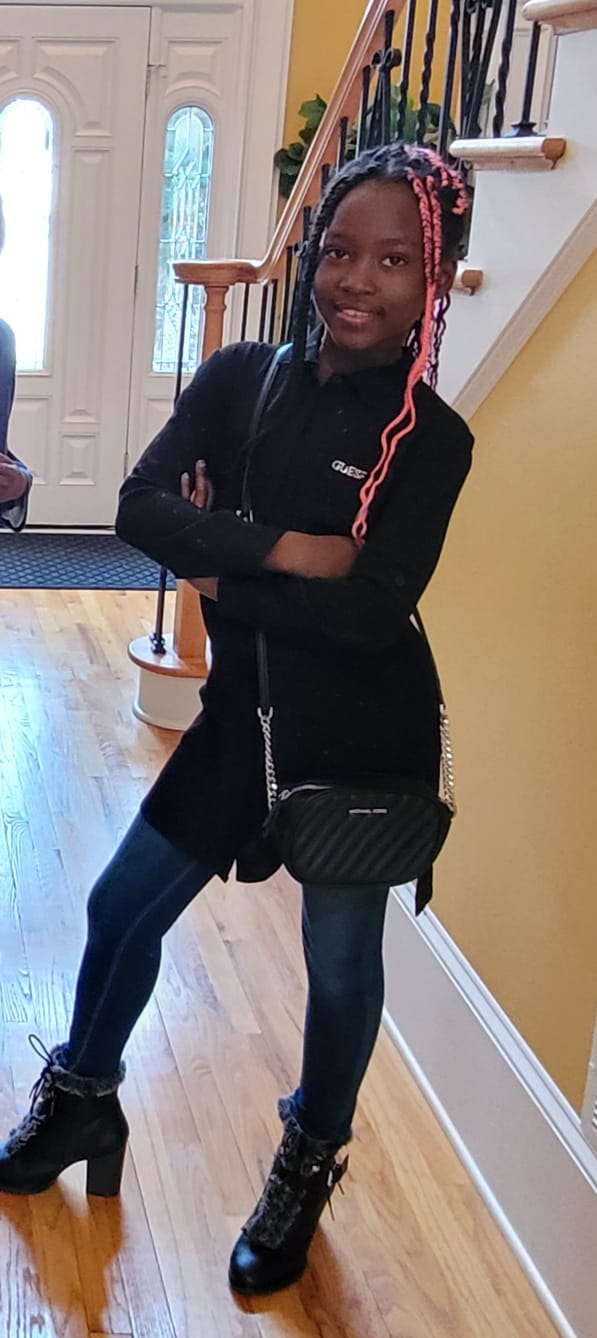
#> input picture test/michelle.jpeg, 597 x 1338 px
$ python Image_SVD.py
#> lines starting #> are read from the running program, lines starting #| are printed output that depends on the picture

from matplotlib.image import imread
import matplotlib.pyplot as plt
import numpy as np
import os

plt.rcParams['figure.figsize'] = [16, 8]

A = imread('../test/michelle.jpeg')
#> A is the input picture: shape (1338, 597, 3); mean R, G, B 133.7, 122.9, 119


def plot_image(image, image_title, plot_type='image', singular_values=None, singular_val_cumm = None):
    """

    :param image:
    :param image_title:
    :param plot_type:
    :param singular_values:
    :param singular_val_cumm:
    :return:jpeg -> low rank image
    """

    if plot_type == 'image':
        img = plt.imshow(256 - image)
        img.set_cmap('gray')
        plt.axis('off')
    elif plot_type == 'singular_values':
        plt.figure(1)
        plt.semilogy(singular_values)

        plt.figure(2)
        plt.plot(np.cumsum(singular_values / np.sum(singular_values)))

    plt.title(f'{image_title}')
    plt.show()


def decompose(image):
    """

    :param image: jpeg -> image to decompose
    :return: tuple -> tuple of matrices
    """
    image = np.mean(image, -1) # convert RGB to grayscale
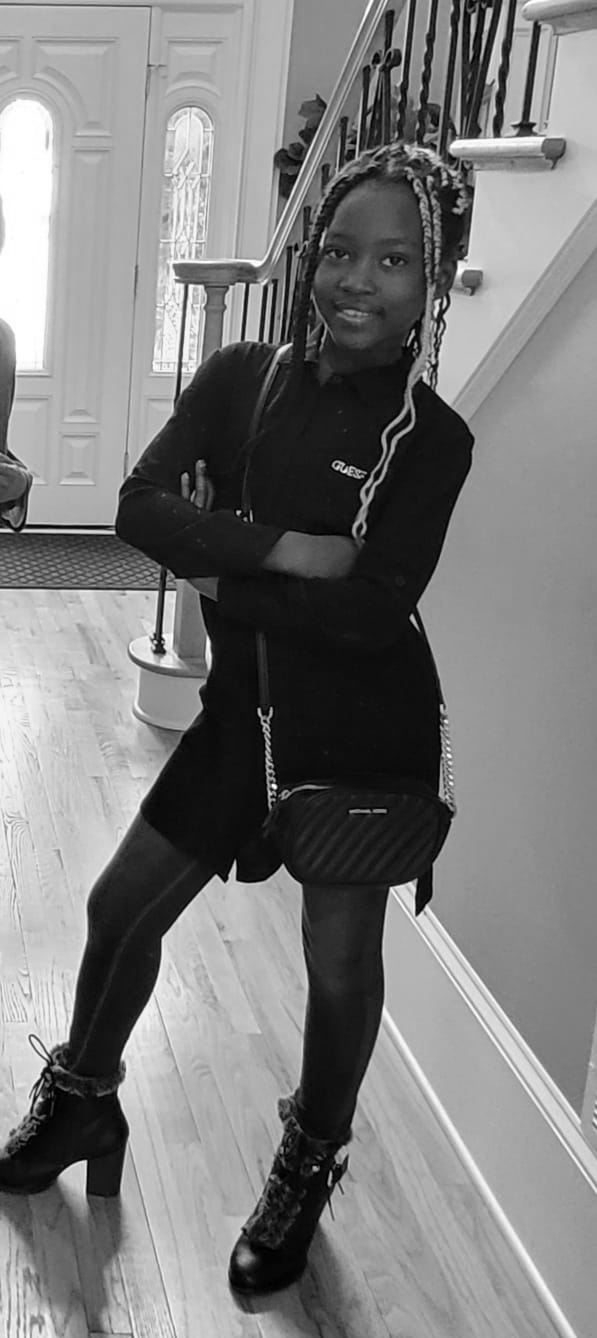
#> image: shape (1338, 597) float64; min 0, max 255, mean 125.2
    U, S, VT = np.linalg.svd(image, full_matrices=False) # performing singular value decomposition
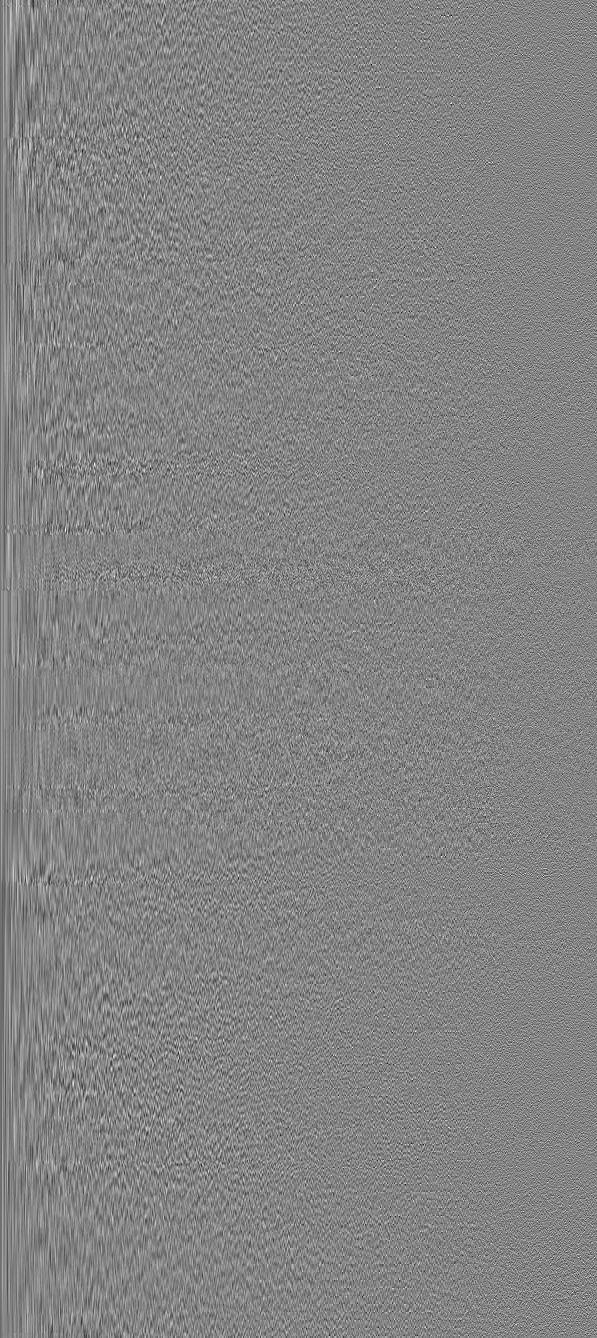
#> U: shape (1338, 597) float64; min -0.185, max 0.173, mean -4.59e-05; drawn with min black and max white
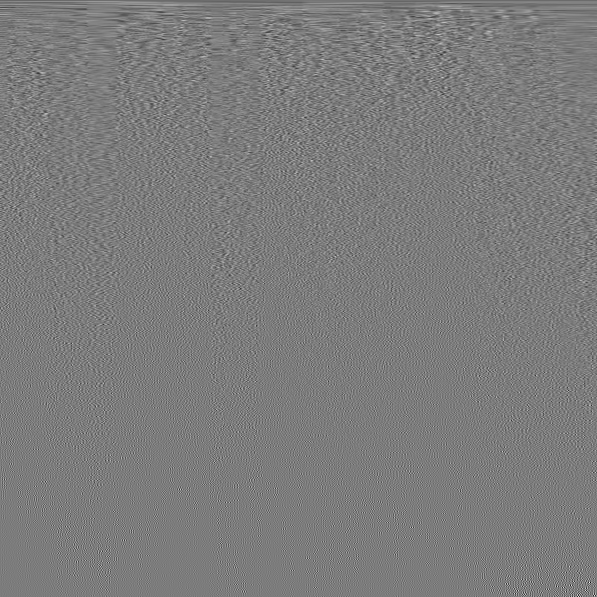
#> VT: shape (597, 597) float64; min -0.349, max 0.366, mean -4.62e-05; drawn with min black and max white
#> S = 597 values, max 118504.9 at index 0, min 4.81 at index 596, mean 817.3
    S = np.diag(S)

    return U, S, VT


def plot_decompose(image, r):
    U, S, VT = decompose(image)
    ImageApprox = U[:,:r] @ S[0:r,:r] @ VT[:r,:]
    img_title = f'r = {r}'
    plot_image(ImageApprox, img_title)
#> in plot_image, `plt.show()`:
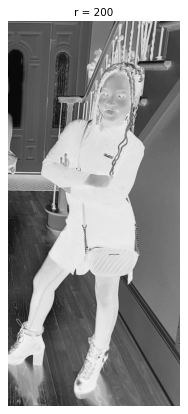
#> figure drawn by matplotlib, 1 panel


if __name__ == '__main__':
    plot_decompose(A, 200)
